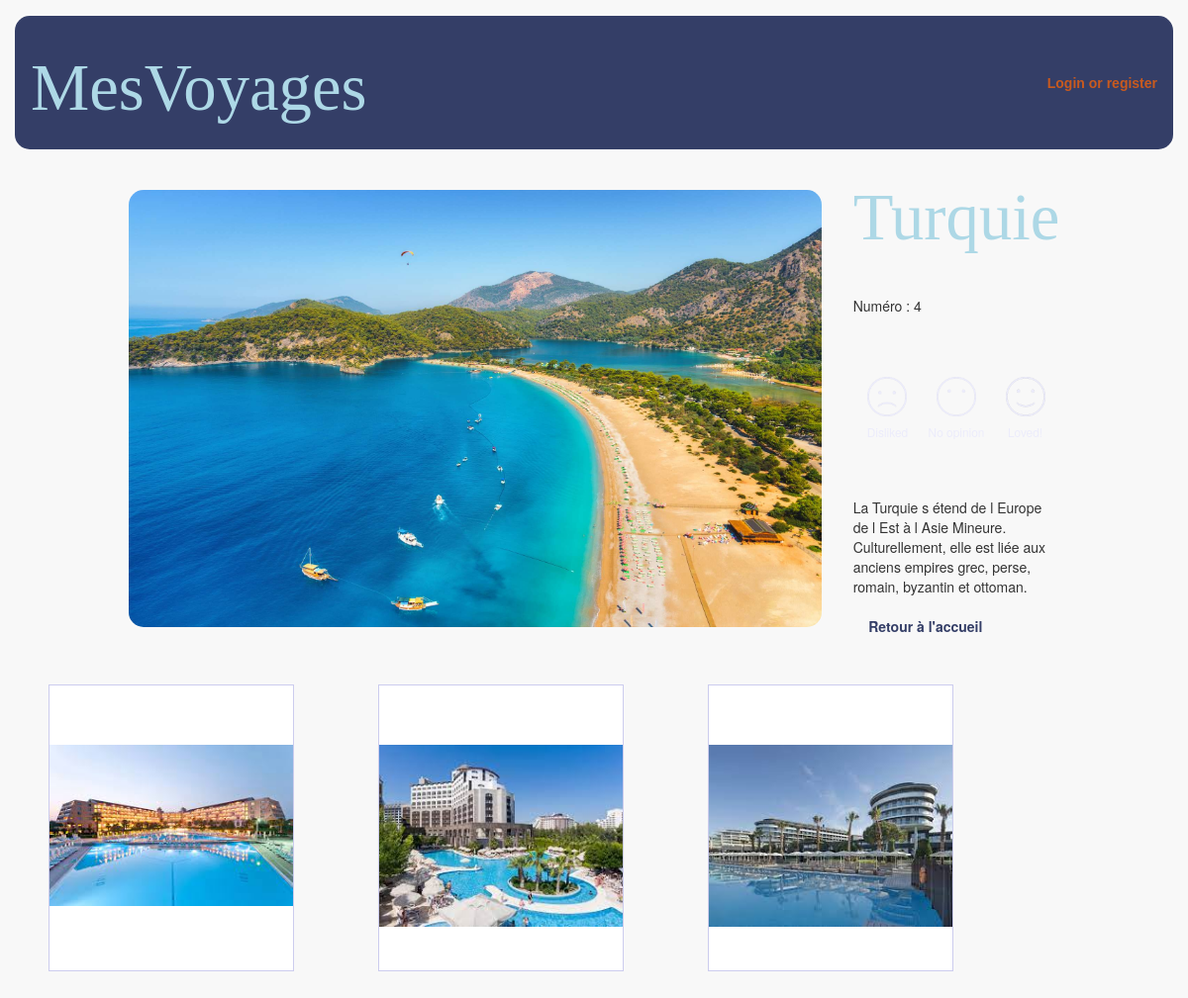
Page /prestation.php?id=4 on the committed database.
### tables this page shows
CREATE TABLE `prestation` (
  `idPRE` int(25) NOT NULL,
  `nom` varchar(100) NOT NULL,
  `images` varchar(100) NOT NULL,
  `description` varchar(500) DEFAULT NULL,
  PRIMARY KEY (`idPRE`)
);

CREATE TABLE `hotel` (
  `idHOT` int(25) NOT NULL,
  `prestation_idPRE` int(25) NOT NULL,
  `nom` varchar(100) NOT NULL,
  `rating` float NOT NULL,
  `images` varchar(100) NOT NULL,
  `description` varchar(500) DEFAULT NULL,
  PRIMARY KEY (`idHOT`),
  KEY `prestation_idPRES` (`prestation_idPRE`)
);

### dbfonctions.php (called while the page is built, shortened)
<?php
function myConnection() {
    static $dbc = null;
    if ($dbc == null) {
        try {
            $dbc = new PDO('mysql: host=' . DB_HOST . ';dbname=' . DB_NAME . ';charset=utf8', DB_USER, DB_PASSWORD);
        } catch (PDOException $e) {
            header("Location:error.php?message=".$e->getMessage());
        }
    }
    return $dbc;
}
function getOnePays($idPRE) {
    try {
        $request = myConnection()->prepare("SELECT * FROM prestation WHERE idPRE = :idPRE");
        $request->bindParam(':idPRE', $idPRE, PDO::PARAM_STR);
        $request->execute();
    } catch (PDOException $e) {
        header("Location:error.php?message=".$e->getMessage());
    }
    return $request->fetch(PDO::FETCH_ASSOC);
}
function getHotelPRE($idPRE) {
    try {
        $request = myConnection()->prepare("SELECT * FROM hotel where prestation_idPRE = :idPRE");
        $request->bindParam(':idPRE', $idPRE, PDO::PARAM_STR);
        $request->execute();
    } catch (PDOException $e) {
        header("Location:error.php?message=".$e->getMessage());
    }
    return $request->fetchAll(PDO::FETCH_ASSOC);
}

### prestation.php (the view, shortened to what this page needs)
<?php
$idPRE   = (isset($_GET["id"]))         ? $_GET["id"]                        :0;
include('header.php');
$pays  = getOnePays($idPRE);
$idUser   = (isset($_SESSION["idUser"]))?$_SESSION["idUser"]:0;
if ($idUser > 0) {
  if (isset($_GET["ranking"])) {
    $ranking = $_GET["ranking"];
    switch($ranking) {
      case -1:
      case 0:
      case 1:
      case 99:
      setFeedback($idUser, $idPRE, $ranking);
      $feedback = $ranking;
      break;
      default:
      $feedback = getFeedback($idUser, $idPRE);
      break;
    }
  } else {
    $feedback = getFeedback($idUser, $idPRE);
  }
} else {
  $feedback = 99;
}
?>
<table class="jacket table-bordered">
  <tr class="gradeA">
    <td rowspan="4">
        <img src="<?= $pays["images"] ?>" class="prestation">
    </td>
    <td>
      <h1 class="info">
          <?= $pays["nom"] ?>
      </h1>
    </td>
  </tr>
  <tr class="gradeA">
    <td class="info">
      Numéro : <?= $pays["idPRE"] ?><br><br>
    </td>
  </tr>
  <?php if ($idUser > 0): ?>
    <tr class="gradeA ranking">
      <td>
        <table>
          <tr>
            <td valign="middle" class="icons">
              <?php if ($feedback != -1): ?>
                <a href="prestation.php?id=<?= $pays['idPRE'] ?>&ranking=-1&nom=<?= $_GET['nom'] ?>">
                  <img class="icons" src="ressources/sad-face-outline-unselected.png">
                </a><br>
                <small class="unselected">Disliked</small>
              <?php else : ?>
                <a href="prestation.php?id=<?= $pays['idPRE'] ?>&ranking=99&nom=<?= $_GET['nom'] ?>">
                  <img class="icons" src="ressources/sad-face-outline-selected.png">
                </a><br>
                <small class="selected">Disliked</small>
              <?php endif; ?>
            </td>
            <td valign="middle" class="icons">
              <?php if ($feedback != 0): ?>
                <a href="prestation.php?id=<?= $pays['idPRE'] ?>&ranking=0&nom=<?= $_GET['nom'] ?>">
                  <img class="icons" src="ressources/silent-emoticon-face-with-missed-mouth-symbol-of-stroke-unselected.png">
                </a><br>
                <small class="unselected">No opinion</small>
              <?php else : ?>
                <a href="prestation.php?id=<?= $pays['idPRE'] ?>&ranking=99&nom=<?= $_GET['nom'] ?>">
                  <img class="icons" src="ressources/silent-emoticon-face-with-missed-mouth-symbol-of-stroke-selected.png">
                </a><br>
                <small class="selected">No opinion</small>
              <?php endif; ?>
            </td>
            <td valign="middle" class="icons">
              <?php if ($feedback != 1): ?>
                <a href="prestation.php?id=<?= $pays['idPRE'] ?>&ranking=1&nom=<?= $_GET['nom'] ?>">
                  <img class="icons" src="ressources/smiling-emoticon-face-unselected.png">
                </a><br>
                <small class="unselected">Loved!</small>
              <?php else : ?>
                <a href="prestation.php?id=<?= $pays['idPRE'] ?>&ranking=99&nom=<?= $_GET['nom'] ?>">
                  <img class="icons" src="ressources/smiling-emoticon-face-selected.png">
                </a><br>
                <small class="selected">Loved!</small>
              <?php endif; ?>
            </td>
          </tr>
        </table>
      </td>
    </tr>
  <?php else: ?>
    <tr class="gradeA ranking">
      <td>
        <table>
          <tr>
            <td valign="middle" class="icons">
              <a href="login.php">
                <img class="icons" src="ressources/sad-face-outline-unselected.png">
              </a><br>
              <small class="unselected">Disliked</small>
            </td>
            <td valign="middle" class="icons">
              <a href="login.php">
                <img class="icons" src="ressources/silent-emoticon-face-with-missed-mouth-symbol-of-stroke-unselected.png">
              </a><br>
              <small class="unselected">No opinion</small>
            </td>
            <td valign="middle" class="icons">
              <a href="login.php">
                <img class="icons" src="ressources/smiling-emoticon-face-unselected.png">
              </a><br>
              <small class="unselected">Loved!</small>
            </td>
          </tr>
        </table>
      </td>
    </tr>
  <?php endif; ?>
  <tr class="gradeA">
    <td class="info">
      <br><?= $pays["description"] ?><br>
      <br>
      &nbsp;&nbsp;&nbsp;&nbsp;<a href="index.php">Retour à l'accueil</a>&nbsp;&nbsp;&nbsp;&nbsp;
    </td>
  </tr>
</table>
<?php
foreach (getHotelPRE($idPRE) as $hotel): ?>
<div class='cartouche'>
  <div class='card'>
    <div class='data'>
    </div>
    <div class='pict'>
      <a href="hotel.php?id=<?= $hotel['idHOT'] ?>&nom=<?= htmlentities($hotel['nom']) ?>"><img src="<?= $hotel['images'] ?>" alt="<?= $hotel['nom'] ?>"></a>
    </div>
  </div>
</div>
<?php endforeach; ?>
<?php include('footer.php'); ?>

### style.css (style rules this page uses)
h1 { font-size: 50pt; font-family: Impact; color: lightblue; }
.cartouche { width: 261px; display: inline-block; margin: 17px 34px 34px 34px; }
.card { width: 248px; height: 290px; background-color: #FFFFFF; border: 1px solid #CCCCEE; text-align: center; }
.data { width: 248px; height: 60px; line-height: 60px; overflow: hidden; font-size: 14pt; }
.pict { height: 369px; padding-bottom: 17px; overflow: hidden; }
.pict img { width: 246px; }
table { width: 100%; border-collapse: collapse; }
table, tr, td { border: none !important; }
a { color: rgb(52,62,103); text-decoration: none; font-weight: bold; }
.jacket { width: 900px; margin: auto; border-collapse: separate; border-spacing: 32px; }
.prestation { width: 700px; border-radius: 15px; }
.info { vertical-align: top; margin-top: 0px; }
.icons { text-align: center; margin: auto; width: 50px; padding: 5px; }
.unselected { color: #ECECFB; }

### rows in the picture
prestation: images (picture), nom "Turquie", idPRE "4", description "La Turquie s étend de l Europe de l Est à l Asie Mineure. Culturellement, elle est liée aux anciens empires grec, perse, romain, byzantin et ottoman."
hotel: images+nom (picture)
hotel: images+nom (picture)
hotel: images+nom (picture)
